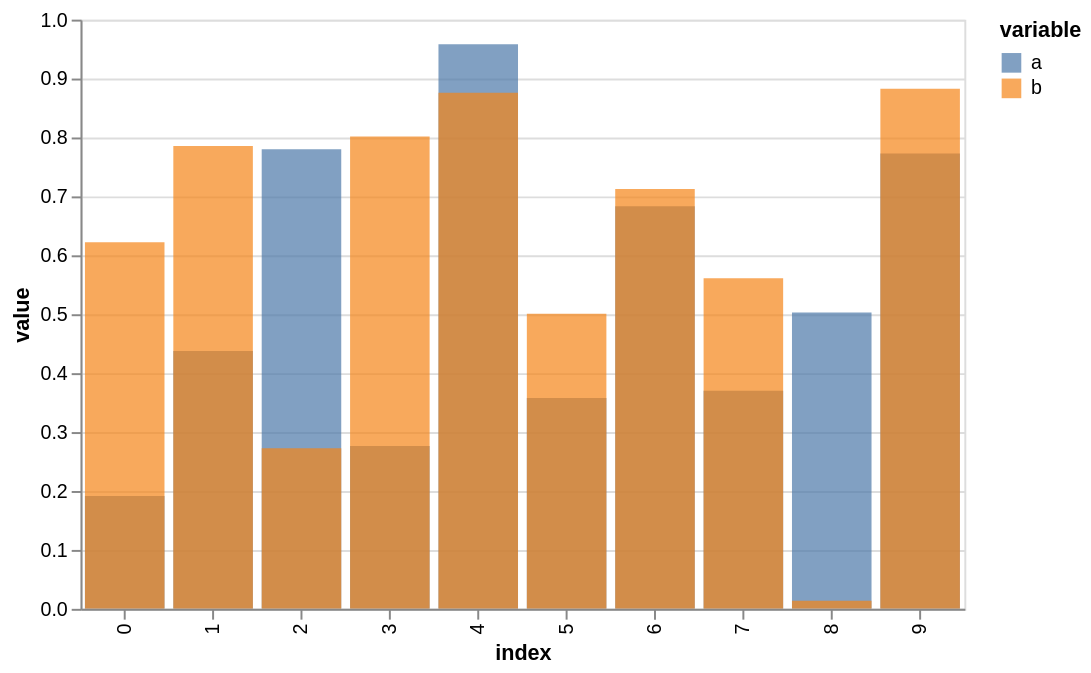

This figure's Vega-Lite source:
### Vega-Lite specification from a JSON file in a GitHub repository (floating-point values rounded to 4 significant figures)
{"mark": "bar", "encoding": {"x": {"field": "index", "type": "ordinal"}, "y": {"field": "value", "type": "quantitative", "stack": null}, "color": {"field": "variable", "type": "nominal"}, "opacity": {"value": 0.7}}, "$schema": "https://vega.github.io/schema/vega-lite/v2.json", "width": 450, "height": 300, "selection": {"grid": {"type": "interval", "bind": "scales"}}, "data": {"values": [{"index": 0, "variable": "a", "value": 0.1915}, {"index": 1, "variable": "a", "value": 0.4377}, {"index": 2, "variable": "a", "value": 0.78}, {"index": 3, "variable": "a", "value": 0.2765}, {"index": 4, "variable": "a", "value": 0.9581}, {"index": 5, "variable": "a", "value": 0.3578}, {"index": 6, "variable": "a", "value": 0.6835}, {"index": 7, "variable": "a", "value": 0.3703}, {"index": 8, "variable": "a", "value": 0.5031}, {"index": 9, "variable": "a", "value": 0.7728}, {"index": 0, "variable": "b", "value": 0.6221}, {"index": 1, "variable": "b", "value": 0.7854}, {"index": 2, "variable": "b", "value": 0.2726}, {"index": 3, "variable": "b", "value": 0.8019}, {"index": 4, "variable": "b", "value": 0.8759}, {"index": 5, "variable": "b", "value": 0.501}, {"index": 6, "variable": "b", "value": 0.7127}, {"index": 7, "variable": "b", "value": 0.5612}, {"index": 8, "variable": "b", "value": 0.01377}, {"index": 9, "variable": "b", "value": 0.8826}]}}
